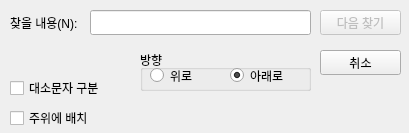
<?xml version="1.0" encoding="UTF-8"?>
<ui version="4.0">
 <class>Dialog</class>
 <widget class="QDialog" name="Dialog">
  <property name="geometry">
   <rect>
    <x>0</x>
    <y>0</y>
    <width>409</width>
    <height>133</height>
   </rect>
  </property>
  <property name="windowTitle">
   <string>찾기</string>
  </property>
  <widget class="QPushButton" name="pushButton_findnext">
   <property name="enabled">
    <bool>false</bool>
   </property>
   <property name="geometry">
    <rect>
     <x>320</x>
     <y>10</y>
     <width>81</width>
     <height>25</height>
    </rect>
   </property>
   <property name="text">
    <string>다음 찾기</string>
   </property>
  </widget>
  <widget class="QPushButton" name="pushButton_cancle">
   <property name="geometry">
    <rect>
     <x>320</x>
     <y>50</y>
     <width>81</width>
     <height>25</height>
    </rect>
   </property>
   <property name="text">
    <string>취소</string>
   </property>
  </widget>
  <widget class="QCheckBox" name="checkBox_CaseSensitive">
   <property name="geometry">
    <rect>
     <x>10</x>
     <y>80</y>
     <width>101</width>
     <height>16</height>
    </rect>
   </property>
   <property name="text">
    <string>대소문자 구분</string>
   </property>
  </widget>
  <widget class="QCheckBox" name="checkBox_2">
   <property name="geometry">
    <rect>
     <x>10</x>
     <y>110</y>
     <width>101</width>
     <height>16</height>
    </rect>
   </property>
   <property name="text">
    <string>주위에 배치</string>
   </property>
  </widget>
  <widget class="QLineEdit" name="lineEdit">
   <property name="geometry">
    <rect>
     <x>90</x>
     <y>10</y>
     <width>221</width>
     <height>25</height>
    </rect>
   </property>
   <property name="minimumSize">
    <size>
     <width>140</width>
     <height>0</height>
    </size>
   </property>
  </widget>
  <widget class="QLabel" name="label">
   <property name="geometry">
    <rect>
     <x>10</x>
     <y>10</y>
     <width>75</width>
     <height>25</height>
    </rect>
   </property>
   <property name="text">
    <string>찾을 내용(N):</string>
   </property>
  </widget>
  <widget class="QGroupBox" name="groupBox">
   <property name="geometry">
    <rect>
     <x>140</x>
     <y>50</y>
     <width>171</width>
     <height>41</height>
    </rect>
   </property>
   <property name="title">
    <string>방향</string>
   </property>
   <widget class="QRadioButton" name="radioButton_up">
    <property name="geometry">
     <rect>
      <x>10</x>
      <y>10</y>
      <width>61</width>
      <height>31</height>
     </rect>
    </property>
    <property name="text">
     <string>위로</string>
    </property>
    <property name="checked">
     <bool>false</bool>
    </property>
   </widget>
   <widget class="QRadioButton" name="radioButton_down">
    <property name="geometry">
     <rect>
      <x>90</x>
      <y>10</y>
      <width>61</width>
      <height>31</height>
     </rect>
    </property>
    <property name="text">
     <string>아래로</string>
    </property>
    <property name="checked">
     <bool>true</bool>
    </property>
   </widget>
  </widget>
 </widget>
 <resources/>
 <connections/>
</ui>
